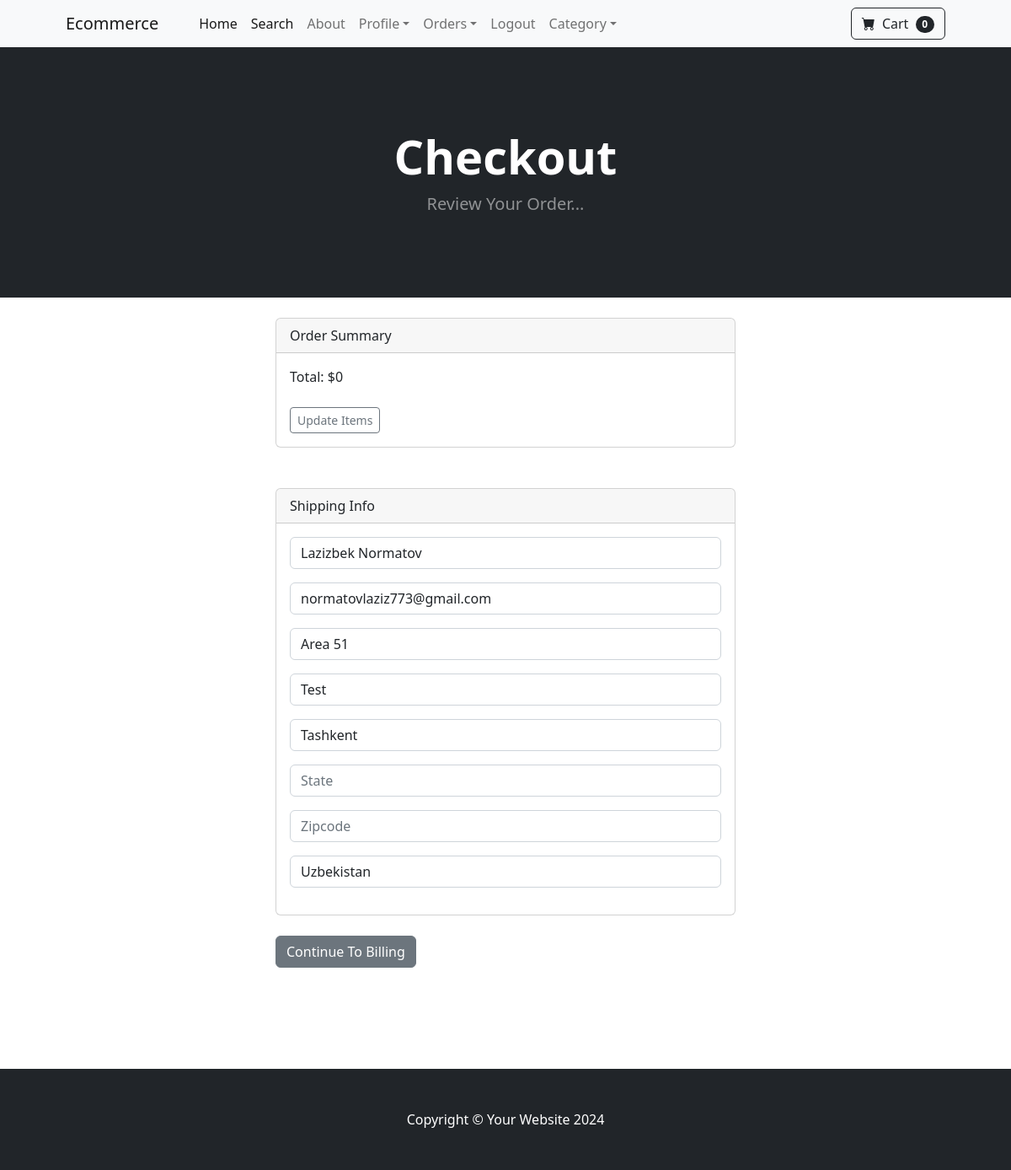
/payment/checkout/ (signed in), run on the app's committed database.
### payment/models.py (models this page shows, shortened)
class ShippingAddress(models.Model):
    user = models.ForeignKey(User, on_delete=models.CASCADE, null=True, blank=True)
    shipping_full_name = models.CharField(max_length=255)
    shipping_email = models.CharField(max_length=200)
    shipping_address1 = models.CharField(max_length=200)
    shipping_address2 = models.CharField(max_length=200,null=True, blank=True)
    shipping_city = models.CharField(max_length=200)
    shipping_state = models.CharField(max_length=200, null=True,blank=True)
    shipping_zipcode = models.CharField(max_length=200,null=True,blank=True)
    shipping_country = models.CharField(max_length=200)
    class Meta:
        verbose_name_plural = "Shipping Address"

### payment/views.py (the view)
# urls.py: path("checkout/", views.checkout, name='checkout'),
def checkout(request):
    cart = Cart(request)
    cart_products= cart.get_prods
    quantities = cart.get_quants
    totals = cart.cart_total()
    if request.user.is_authenticated:
        shipping_user = ShippingAddress.objects.get(user__id=request.user.id)
        shipping_form = ShippingForm(request.POST or None, instance=shipping_user)
        return render(request, 'payment/checkout.html', {'cart_products':cart_products,"quantities":quantities,'totals':totals,'shipping_form':shipping_form})
    else:
        shipping_form = ShippingForm(request.POST or None)
        return render(request, 'payment/checkout.html', {'cart_products':cart_products,"quantities":quantities,'totals':totals,'shipping_form':shipping_form})

### cart/cart.py (called while the page is built, shortened)
    def __len__(self):
        return len(self.cart)

    def get_prods(self):
        product_ids = self.cart.keys()
        products = Product.objects.filter(id__in=product_ids)
        return products

    def cart_total(self):
        product_ids = self.cart.keys()
        products =Product.objects.filter(id__in=product_ids)
        quantity = self.cart
        total = 0
        return total

### cart/context_processors.py (called while the page is built)
def cart(request):
    return {'cart':Cart(request)}

### payment/templates/payment/checkout.html (shortened to what this page needs)
{% extends 'base.html' %}
{% block content %}
        <header class="bg-dark py-5">
            <div class="container px-4 px-lg-5 my-5">
                <div class="text-center text-white">
                    <h1 class="display-4 fw-bolder">Checkout</h1>
                    <p class="lead fw-normal text-white-50 mb-0">Review Your Order...</p>
                </div>
            </div>
        </header>
        <br/>
        <div class="container">
            <div class="row">
                    <div class="col-md-6 offset-md-3">
          <div class="card">
          <div class="card-header">
            Order Summary
          </div>
          <div class="card-body">
            Total:  ${{ totals }}
            <br/><br/>
            <a href="{% url 'cart_summary' %}" class="btn btn-sm btn-outline-secondary">Update Items</a>
          </div>
        </div>
<br/><br/>
<div class="card">
  <div class="card-header">
    Shipping Info
  </div>
  <div class="card-body">
    <form method="POST" action="{% url 'billing_info' %}">
    {{ shipping_form.as_p }}
  </div>
</div>
<br/>
<button type="submit" class="btn btn-secondary">
        Continue To Billing
</button>
<br/><br/>
            </div>
        </div>
    </div>
<br><br>
<br><br>
{% endblock %}

### data on the page
ShippingAddress: shipping_full_name "Lazizbek Normatov", shipping_email "normatovlaziz773@gmail.com", shipping_address1 "Area 51", shipping_address2 "Test", shipping_city "Tashkent", shipping_country "Uzbekistan"

### other printed values
{{ cart|length }} "0"
{{ totals }} "0"
